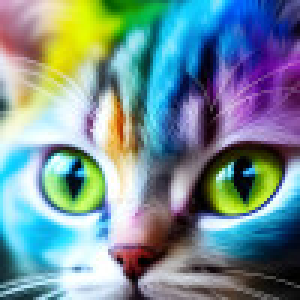
#> input picture code/pybind11_module_testing/cython_module/pictures/cat_rgb_quadratic_100x100.jpg, 100 x 100 px (shown 3 times larger)
$ python testMatrixMultiplication.py
#> lines starting #> are read from the running program, lines starting #| are printed output that depends on the picture
### code/pybind11_module_testing/cython_module/matrixMultiplication.py
import numpy as np

def multiply3DmatricesNumpy(arr1, arr2):
    # Iterate through third dimension and perform matrix multiplication
    returnArray = np.empty([arr1.shape[0], arr2.shape[1], arr1.shape[2]])
    # print(arr1.shape)
    # print(arr2.shape)
    # print(returnArray.shape)
    for rgbIter in range(arr1.shape[2]):
        returnArray[:,:,rgbIter] = np.matmul(arr1[:,:,rgbIter], arr2[:,:,rgbIter])
    return returnArray

def multiply3DmatricesPython(arr1, arr2):
    # Iterate through third dimension and perform matrix multiplication
    numOfRowsArr1 = arr1.shape[0]
    numOfColumnsArr1 = arr1.shape[1]
    numOfColumnsArr2 = arr2.shape[1]
    # print(numOfRowsArr1)
    # print(numOfColumnsArr1)
    # print(numOfColumnsArr2)
    returnArray = np.empty([arr1.shape[0], arr2.shape[1], arr1.shape[2]])
    for rgbIter in range(arr1.shape[2]):
        for rowArr1 in range(numOfRowsArr1):
            for columnArr2 in range(numOfColumnsArr2):
                currentEntry = 0
                for columnArr1 in range(numOfColumnsArr1):
                    # print("arr1[rowArr1, columnArr1, rgbIter]=" + str(arr1[rowArr1, columnArr1, rgbIter]))
                    # print("arr2[columnArr1, columnArr2, rgbIter]=" + str(arr2[columnArr1, columnArr2, rgbIter]))
                    currentEntry += arr1[rowArr1, columnArr1, rgbIter] * arr2[columnArr1, columnArr2, rgbIter]
                # print(str(currentEntry) + str(type(currentEntry)))
                returnArray[rowArr1, columnArr2, rgbIter] = currentEntry

    return returnArray

### code/pybind11_module_testing/cython_module/testMatrixMultiplication.py
import timeit
import os

# Get the directory of the current script
script_dir = os.path.dirname(os.path.abspath(__file__))

# Change the working directory to the script directory
os.chdir(script_dir)


import numpy as np
import cv2
import matplotlib.pyplot as plt
import master as mwe
from matrixMultiplication import multiply3DmatricesNumpy
from matrixMultiplication import multiply3DmatricesPython

## Matrix multiplication speed comparison
catImg = cv2.imread('pictures/cat_rgb_quadratic_100x100.jpg')
#> catImg is the input picture: shape (100, 100, 3); mean B, G, R 148.5, 143.7, 117.7
catImg = cv2.cvtColor(catImg, cv2.COLOR_BGR2RGB) # because cv2 reads images as bgr!
print(str(type(catImg)) + str(catImg.dtype))
#| <class 'numpy.ndarray'>uint8
catImg = catImg.astype(np.uint64)

numOfExecutions = 1

setupNumpy = '''
import cv2
from matrixMultiplication import multiply3DmatricesNumpy
catImg = cv2.imread('pictures/cat_rgb_quadratic_100x100.jpg')
catImg = cv2.cvtColor(catImg, cv2.COLOR_BGR2RGB)
'''

setupPython = '''
import cv2
from matrixMultiplication import multiply3DmatricesPython
catImg = cv2.imread('pictures/cat_rgb_quadratic_100x100.jpg')
catImg = cv2.cvtColor(catImg, cv2.COLOR_BGR2RGB)
'''

setupCython = '''
import cv2
import master as mwe
catImg = cv2.imread('pictures/cat_rgb_quadratic_100x100.jpg')
catImg = cv2.cvtColor(catImg, cv2.COLOR_BGR2RGB)
'''

setupPybind11 = '''
import cv2
importTODO
catImg = cv2.imread('pictures/cat_rgb_quadratic_100x100.jpg')
catImg = cv2.cvtColor(catImg, cv2.COLOR_BGR2RGB)
'''

numpyTimeMatrixMul = timeit.Timer(lambda: multiply3DmatricesNumpy(catImg, catImg), setup=setupNumpy).timeit(number=numOfExecutions)
#> in multiply3DmatricesNumpy, `returnArray = np.empty([arr1.shape[0], arr2.shape[1], arr1.shape[2]])`: returnArray: shape (100, 100, 3) float64; 0.01% of the values are NaN or infinite; the others: min -1.46e+308, max 1.24e+308, mean -6.91e+302
#> after the loop in multiply3DmatricesNumpy, `for rgbIter in range(arr1.shape[2]):`:
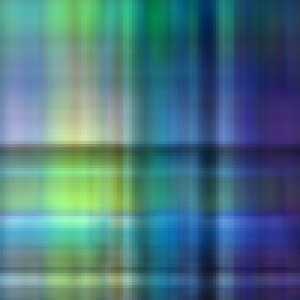
#> returnArray: shape (100, 100, 3) float64 (shown 3 times larger); mean R, G, B 1396364.6, 2057083.6, 2202040.2; drawn with min black and max white
#> numpyTimeMatrixMul = 0.00977
pythonTimeMatrixMul = timeit.Timer(lambda: multiply3DmatricesPython(catImg, catImg), setup=setupPython).timeit(number=numOfExecutions)
#> in multiply3DmatricesPython, `numOfRowsArr1 = arr1.shape[0]`: numOfRowsArr1 = 100
#> pythonTimeMatrixMul = 1.53
#> (the run stopped early here; a loop or call above may not have finished)
